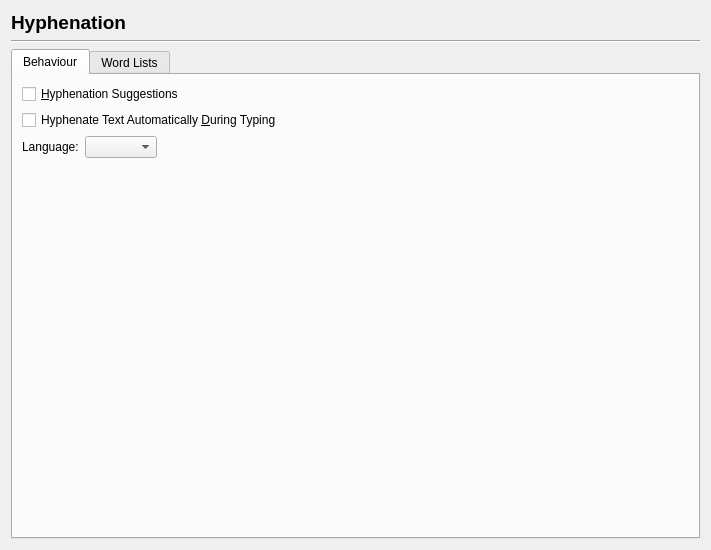
<?xml version="1.0" encoding="UTF-8"?>
<ui version="4.0">
 <class>Prefs_Hyphenator</class>
 <widget class="QWidget" name="Prefs_Hyphenator">
  <property name="geometry">
   <rect>
    <x>0</x>
    <y>0</y>
    <width>711</width>
    <height>550</height>
   </rect>
  </property>
  <property name="windowTitle">
   <string notr="true">Form</string>
  </property>
  <layout class="QVBoxLayout" name="verticalLayout">
   <item>
    <widget class="QLabel" name="label">
     <property name="font">
      <font>
       <pointsize>14</pointsize>
       <weight>75</weight>
       <bold>true</bold>
      </font>
     </property>
     <property name="text">
      <string>Hyphenation</string>
     </property>
    </widget>
   </item>
   <item>
    <widget class="Line" name="line">
     <property name="orientation">
      <enum>Qt::Horizontal</enum>
     </property>
    </widget>
   </item>
   <item>
    <widget class="QTabWidget" name="tabWidget">
     <property name="currentIndex">
      <number>0</number>
     </property>
     <widget class="QWidget" name="tab">
      <attribute name="title">
       <string>Behaviour</string>
      </attribute>
      <layout class="QVBoxLayout" name="verticalLayout_2">
       <item>
        <widget class="QCheckBox" name="hyphSuggestionsCheckBox">
         <property name="toolTip">
          <string>A dialog box showing all possible hyphens for each word will show up when you use the Extras &gt; Hyphenate Text option</string>
         </property>
         <property name="text">
          <string>&amp;Hyphenation Suggestions</string>
         </property>
        </widget>
       </item>
       <item>
        <widget class="QCheckBox" name="hyphAutoCheckBox">
         <property name="toolTip">
          <string>Enables automatic hyphenation of your text while typing</string>
         </property>
         <property name="text">
          <string>Hyphenate Text Automatically &amp;During Typing</string>
         </property>
        </widget>
       </item>
       <item>
        <layout class="QHBoxLayout" name="horizontalLayout">
         <item>
          <widget class="QLabel" name="label_2">
           <property name="text">
            <string>Language:</string>
           </property>
           <property name="buddy">
            <cstring>hyphLanguageComboBox</cstring>
           </property>
          </widget>
         </item>
         <item>
          <widget class="QComboBox" name="hyphLanguageComboBox">
           <property name="sizePolicy">
            <sizepolicy hsizetype="Preferred" vsizetype="Fixed">
             <horstretch>0</horstretch>
             <verstretch>0</verstretch>
            </sizepolicy>
           </property>
          </widget>
         </item>
         <item>
          <spacer name="horizontalSpacer">
           <property name="orientation">
            <enum>Qt::Horizontal</enum>
           </property>
           <property name="sizeHint" stdset="0">
            <size>
             <width>40</width>
             <height>20</height>
            </size>
           </property>
          </spacer>
         </item>
        </layout>
       </item>
       <item>
        <spacer name="verticalSpacer_2">
         <property name="orientation">
          <enum>Qt::Vertical</enum>
         </property>
         <property name="sizeType">
          <enum>QSizePolicy::Expanding</enum>
         </property>
         <property name="sizeHint" stdset="0">
          <size>
           <width>20</width>
           <height>20</height>
          </size>
         </property>
        </spacer>
       </item>
      </layout>
     </widget>
     <widget class="QWidget" name="tab_2">
      <attribute name="title">
       <string>Word Lists</string>
      </attribute>
      <layout class="QVBoxLayout" name="verticalLayout_3">
       <item>
        <layout class="QHBoxLayout" name="horizontalLayout_2">
         <item>
          <widget class="QGroupBox" name="groupBox_2">
           <property name="title">
            <string>Exceptions</string>
           </property>
           <layout class="QGridLayout" name="_2">
            <property name="leftMargin">
             <number>10</number>
            </property>
            <property name="topMargin">
             <number>10</number>
            </property>
            <property name="rightMargin">
             <number>10</number>
            </property>
            <property name="bottomMargin">
             <number>10</number>
            </property>
            <property name="spacing">
             <number>5</number>
            </property>
            <item row="0" column="0" colspan="4">
             <widget class="QListWidget" name="exceptionListWidget"/>
            </item>
            <item row="1" column="0">
             <widget class="QPushButton" name="exceptionAddButton">
              <property name="text">
               <string/>
              </property>
             </widget>
            </item>
            <item row="1" column="1">
             <widget class="QPushButton" name="exceptionEditButton">
              <property name="text">
               <string>Edit</string>
              </property>
             </widget>
            </item>
            <item row="1" column="2">
             <widget class="QPushButton" name="exceptionRemoveButton">
              <property name="text">
               <string/>
              </property>
             </widget>
            </item>
            <item row="1" column="3">
             <spacer>
              <property name="orientation">
               <enum>Qt::Horizontal</enum>
              </property>
              <property name="sizeHint" stdset="0">
               <size>
                <width>40</width>
                <height>20</height>
               </size>
              </property>
             </spacer>
            </item>
           </layout>
          </widget>
         </item>
         <item>
          <widget class="QGroupBox" name="groupBox_3">
           <property name="title">
            <string>Ignore List</string>
           </property>
           <layout class="QGridLayout" name="_3">
            <property name="leftMargin">
             <number>10</number>
            </property>
            <property name="topMargin">
             <number>10</number>
            </property>
            <property name="rightMargin">
             <number>10</number>
            </property>
            <property name="bottomMargin">
             <number>10</number>
            </property>
            <property name="spacing">
             <number>5</number>
            </property>
            <item row="0" column="0" colspan="4">
             <widget class="QListWidget" name="ignoreListWidget">
              <property name="sizePolicy">
               <sizepolicy hsizetype="Preferred" vsizetype="Expanding">
                <horstretch>0</horstretch>
                <verstretch>0</verstretch>
               </sizepolicy>
              </property>
             </widget>
            </item>
            <item row="1" column="0">
             <widget class="QPushButton" name="ignoreAddButton">
              <property name="text">
               <string/>
              </property>
             </widget>
            </item>
            <item row="1" column="1">
             <widget class="QPushButton" name="ignoreEditButton">
              <property name="text">
               <string>Edit</string>
              </property>
             </widget>
            </item>
            <item row="1" column="2">
             <widget class="QPushButton" name="ignoreRemoveButton">
              <property name="text">
               <string/>
              </property>
             </widget>
            </item>
            <item row="1" column="3">
             <spacer>
              <property name="orientation">
               <enum>Qt::Horizontal</enum>
              </property>
              <property name="sizeHint" stdset="0">
               <size>
                <width>21</width>
                <height>20</height>
               </size>
              </property>
             </spacer>
            </item>
           </layout>
          </widget>
         </item>
        </layout>
       </item>
      </layout>
     </widget>
    </widget>
   </item>
  </layout>
 </widget>
 <resources/>
 <connections/>
</ui>
